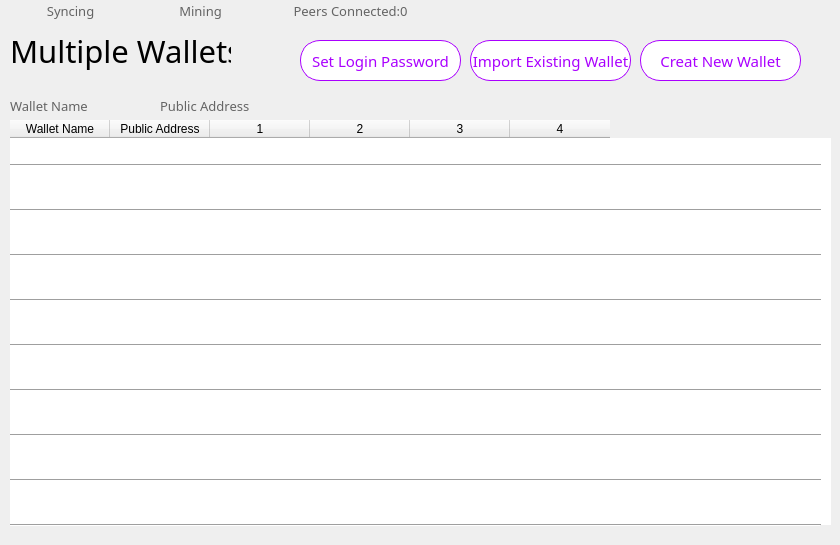
   <widget class="QWidget" name="p6">
    <widget class="QLabel" name="label_15">
     <property name="geometry">
      <rect>
       <x>10</x>
       <y>30</y>
       <width>221</width>
       <height>41</height>
      </rect>
     </property>
     <property name="font">
      <font>
       <family>等线</family>
       <pointsize>23</pointsize>
      </font>
     </property>
     <property name="text">
      <string>Multiple Wallets</string>
     </property>
    </widget>
    <widget class="QPushButton" name="pushButton_31">
     <property name="geometry">
      <rect>
       <x>300</x>
       <y>40</y>
       <width>161</width>
       <height>41</height>
      </rect>
     </property>
     <property name="font">
      <font>
       <family>微软雅黑 Light</family>
       <pointsize>11</pointsize>
      </font>
     </property>
     <property name="cursor">
      <cursorShape>PointingHandCursor</cursorShape>
     </property>
     <property name="styleSheet">
      <string notr="true">border-width: 1px;

border-color: rgb(170, 0, 255);
background-color: rgb(255, 255, 255);
color: rgb(170, 0, 255);
border-radius:20px;
border-style:solid; 
</string>
     </property>
     <property name="text">
      <string>Set Login Password</string>
     </property>
    </widget>
    <widget class="QPushButton" name="pushButton_32">
     <property name="geometry">
      <rect>
       <x>470</x>
       <y>40</y>
       <width>161</width>
       <height>41</height>
      </rect>
     </property>
     <property name="font">
      <font>
       <family>微软雅黑 Light</family>
       <pointsize>11</pointsize>
      </font>
     </property>
     <property name="cursor">
      <cursorShape>PointingHandCursor</cursorShape>
     </property>
     <property name="styleSheet">
      <string notr="true">border-width: 1px;
border-color: rgb(170, 0, 255);
background-color: rgb(255, 255, 255);
color: rgb(170, 0, 255);
border-radius:20px;
border-style:solid; 
</string>
     </property>
     <property name="text">
      <string>Import Existing Wallet</string>
     </property>
    </widget>
    <widget class="QPushButton" name="pushButton_33">
     <property name="geometry">
      <rect>
       <x>640</x>
       <y>40</y>
       <width>161</width>
       <height>41</height>
      </rect>
     </property>
     <property name="font">
      <font>
       <family>微软雅黑 Light</family>
       <pointsize>11</pointsize>
      </font>
     </property>
     <property name="cursor">
      <cursorShape>PointingHandCursor</cursorShape>
     </property>
     <property name="styleSheet">
      <string notr="true">border-width: 1px;
border-color: rgb(170, 0, 255);
background-color: rgb(255, 255, 255);
color: rgb(170, 0, 255);
border-radius:20px;
border-style:solid; 
</string>
     </property>
     <property name="text">
      <string>Creat New Wallet</string>
     </property>
    </widget>
    <widget class="QTableWidget" name="multWallet">
     <property name="geometry">
      <rect>
       <x>10</x>
       <y>120</y>
       <width>821</width>
       <height>405</height>
      </rect>
     </property>
     <property name="styleSheet">
      <string notr="true">border:0px;</string>
     </property>
     <column>
      <property name="text">
       <string>Wallet Name</string>
      </property>
     </column>
     <column>
      <property name="text">
       <string>Public Address</string>
      </property>
     </column>
     <column>
      <property name="text">
       <string>1</string>
      </property>
     </column>
     <column>
      <property name="text">
       <string>2</string>
      </property>
     </column>
     <column>
      <property name="text">
       <string>3</string>
      </property>
     </column>
     <column>
      <property name="text">
       <string>4</string>
      </property>
     </column>
    </widget>
    <widget class="QLabel" name="label_49">
     <property name="geometry">
      <rect>
       <x>10</x>
       <y>95</y>
       <width>91</width>
       <height>21</height>
      </rect>
     </property>
     <property name="font">
      <font>
       <family>等线</family>
       <pointsize>10</pointsize>
      </font>
     </property>
     <property name="styleSheet">
      <string notr="true">color: rgb(100, 100, 100);</string>
     </property>
     <property name="text">
      <string>Wallet Name</string>
     </property>
    </widget>
    <widget class="QLabel" name="label_50">
     <property name="geometry">
      <rect>
       <x>160</x>
       <y>95</y>
       <width>91</width>
       <height>21</height>
      </rect>
     </property>
     <property name="font">
      <font>
       <family>等线</family>
       <pointsize>10</pointsize>
      </font>
     </property>
     <property name="styleSheet">
      <string notr="true">color: rgb(100, 100, 100);</string>
     </property>
     <property name="text">
      <string>Public Address</string>
     </property>
    </widget>
    <widget class="Line" name="line_6">
     <property name="geometry">
      <rect>
       <x>10</x>
       <y>155</y>
       <width>811</width>
       <height>21</height>
      </rect>
     </property>
     <property name="orientation">
      <enum>Qt::Horizontal</enum>
     </property>
    </widget>
    <widget class="Line" name="line_7">
     <property name="geometry">
      <rect>
       <x>10</x>
       <y>200</y>
       <width>811</width>
       <height>21</height>
      </rect>
     </property>
     <property name="orientation">
      <enum>Qt::Horizontal</enum>
     </property>
    </widget>
    <widget class="Line" name="line_8">
     <property name="geometry">
      <rect>
       <x>10</x>
       <y>245</y>
       <width>811</width>
       <height>20</height>
      </rect>
     </property>
     <property name="orientation">
      <enum>Qt::Horizontal</enum>
     </property>
    </widget>
    <widget class="Line" name="line_9">
     <property name="geometry">
      <rect>
       <x>10</x>
       <y>290</y>
       <width>811</width>
       <height>21</height>
      </rect>
     </property>
     <property name="orientation">
      <enum>Qt::Horizontal</enum>
     </property>
    </widget>
    <widget class="Line" name="line_10">
     <property name="geometry">
      <rect>
       <x>10</x>
       <y>380</y>
       <width>811</width>
       <height>21</height>
      </rect>
     </property>
     <property name="orientation">
      <enum>Qt::Horizontal</enum>
     </property>
    </widget>
    <widget class="Line" name="line_11">
     <property name="geometry">
      <rect>
       <x>10</x>
       <y>335</y>
       <width>811</width>
       <height>20</height>
      </rect>
     </property>
     <property name="orientation">
      <enum>Qt::Horizontal</enum>
     </property>
    </widget>
    <widget class="Line" name="line_12">
     <property name="geometry">
      <rect>
       <x>10</x>
       <y>425</y>
       <width>811</width>
       <height>21</height>
      </rect>
     </property>
     <property name="orientation">
      <enum>Qt::Horizontal</enum>
     </property>
    </widget>
    <widget class="Line" name="line_13">
     <property name="geometry">
      <rect>
       <x>10</x>
       <y>515</y>
       <width>811</width>
       <height>21</height>
      </rect>
     </property>
     <property name="orientation">
      <enum>Qt::Horizontal</enum>
     </property>
    </widget>
    <widget class="Line" name="line_14">
     <property name="geometry">
      <rect>
       <x>10</x>
       <y>470</y>
       <width>811</width>
       <height>21</height>
      </rect>
     </property>
     <property name="orientation">
      <enum>Qt::Horizontal</enum>
     </property>
    </widget>
    <widget class="QToolButton" name="toolButton_27">
     <property name="geometry">
      <rect>
       <x>270</x>
       <y>0</y>
       <width>151</width>
       <height>21</height>
      </rect>
     </property>
     <property name="font">
      <font>
       <family>微软雅黑 Light</family>
       <pointsize>10</pointsize>
      </font>
     </property>
     <property name="styleSheet">
      <string notr="true">border:0px;
color: rgb(100, 100, 100);</string>
     </property>
     <property name="text">
      <string>   Peers Connected:0</string>
     </property>
     <property name="icon">
      <iconset>
       <normaloff>pic/tubiaoer.png</normaloff>pic/tubiaoer.png</iconset>
     </property>
     <property name="toolButtonStyle">
      <enum>Qt::ToolButtonTextBesideIcon</enum>
     </property>
    </widget>
    <widget class="QToolButton" name="toolButton_28">
     <property name="geometry">
      <rect>
       <x>0</x>
       <y>0</y>
       <width>131</width>
       <height>21</height>
      </rect>
     </property>
     <property name="font">
      <font>
       <family>微软雅黑 Light</family>
       <pointsize>10</pointsize>
      </font>
     </property>
     <property name="styleSheet">
      <string notr="true">border:0px;
color: rgb(100, 100, 100);</string>
     </property>
     <property name="text">
      <string>   Syncing</string>
     </property>
     <property name="icon">
      <iconset>
       <normaloff>pic/grayqukuai.png</normaloff>pic/grayqukuai.png</iconset>
     </property>
     <property name="toolButtonStyle">
      <enum>Qt::ToolButtonTextBesideIcon</enum>
     </property>
    </widget>
    <widget class="QToolButton" name="toolButton_29">
     <property name="geometry">
      <rect>
       <x>130</x>
       <y>0</y>
       <width>131</width>
       <height>21</height>
      </rect>
     </property>
     <property name="font">
      <font>
       <family>微软雅黑 Light</family>
       <pointsize>10</pointsize>
      </font>
     </property>
     <property name="styleSheet">
      <string notr="true">border:0px;
color: rgb(100, 100, 100);</string>
     </property>
     <property name="text">
      <string>   Mining</string>
     </property>
     <property name="icon">
      <iconset>
       <normaloff>pic/graymining.png</normaloff>pic/graymining.png</iconset>
     </property>
     <property name="toolButtonStyle">
      <enum>Qt::ToolButtonTextBesideIcon</enum>
     </property>
    </widget>
   </widget>
